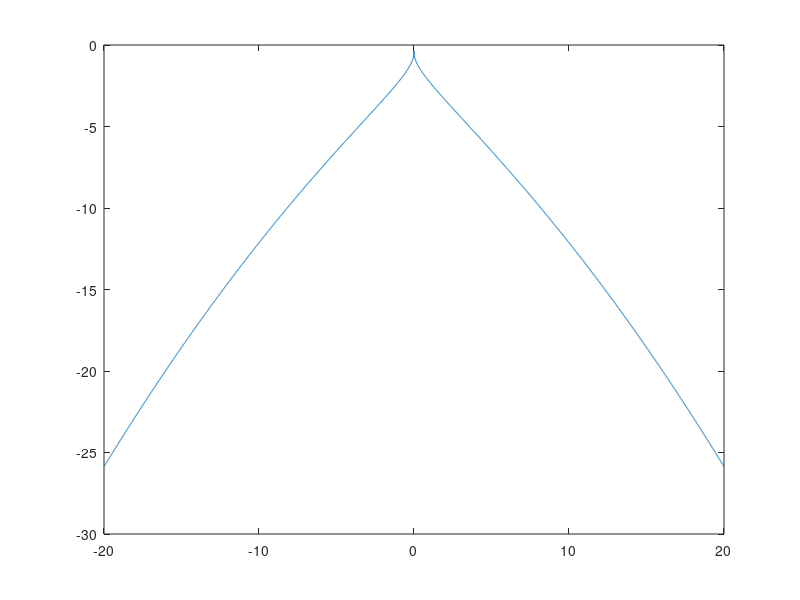

The MATLAB source for this figure: (Note: this script raises an error after producing the figure.)
clc;clear;close all;

x = (-20:0.01:20); 
a = 0.28;
b = -0.11;

y = (a./(2 .* b .* gamma(1./a))) .* exp((abs(x ./ b)) .^ a);
%y = (a./(2.*sqrt(b.*(gamma(1./a)./gamma(3./a))).*gamma(1./a))).*exp(-(abs(x)./(sqrt(b.*(gamma(1./a)./gamma(3./a))))).^a);
plot(x,y);

clc;clear;close all;
xdata = [-15,-13,-10,-9,-7,-5,-3,0,2,4.5,6.5,8,10,12.5,15];
ydata = [-16,-14,-12,-10,-8,-6,-3.7,-1.8,-3.7,-6,-8,-10,-12,-14,-16];
myfunc=inline('(beta(1)./(2 .* beta(2) .* gamma(1./beta(1)))) .* exp((abs(x ./ beta(2))) .^ beta(1))','beta','x');
beta=nlinfit(xdata,ydata,myfunc,[0.5 -1]);
a = beta(1);
b = beta(2);
xx = (min(xdata):0.1:max(xdata));
yy = (a./(2 .* b .* gamma(1./a))) .* exp((abs(xx ./ b)) .^ a);
plot(xdata,ydata,'r.');
hold on
plot(xx,yy);